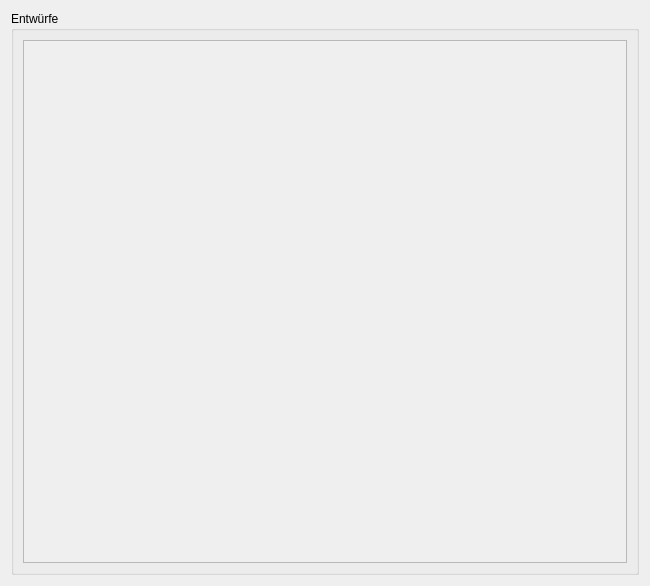
<?xml version="1.0" encoding="UTF-8"?>
<ui version="4.0">
 <class>Form</class>
 <widget class="QWidget" name="Form">
  <property name="geometry">
   <rect>
    <x>0</x>
    <y>0</y>
    <width>650</width>
    <height>586</height>
   </rect>
  </property>
  <property name="windowTitle">
   <string>Form</string>
  </property>
  <layout class="QGridLayout" name="gridLayout">
   <item row="1" column="0">
    <widget class="QGroupBox" name="groupBox">
     <property name="title">
      <string>Entwürfe</string>
     </property>
     <layout class="QGridLayout" name="gridLayout_2">
      <item row="1" column="0">
       <widget class="QScrollArea" name="scrollArea">
        <property name="widgetResizable">
         <bool>true</bool>
        </property>
        <widget class="QWidget" name="scrollAreaWidgetContents">
         <property name="geometry">
          <rect>
           <x>0</x>
           <y>0</y>
           <width>606</width>
           <height>522</height>
          </rect>
         </property>
         <layout class="QGridLayout" name="gridLayout_3">
          <item row="0" column="0">
           <layout class="QVBoxLayout" name="lfbDraftList"/>
          </item>
         </layout>
        </widget>
       </widget>
      </item>
     </layout>
    </widget>
   </item>
  </layout>
 </widget>
 <resources/>
 <connections/>
</ui>
